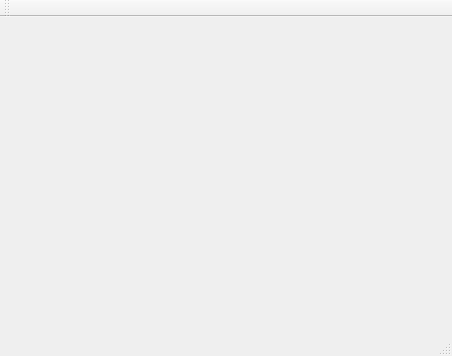
<?xml version="1.0" encoding="UTF-8"?>
<ui version="4.0">
 <class>MainWindow</class>
 <widget class="QMainWindow" name="MainWindow">
  <property name="geometry">
   <rect>
    <x>0</x>
    <y>0</y>
    <width>452</width>
    <height>356</height>
   </rect>
  </property>
  <property name="windowTitle">
   <string>MainWindow</string>
  </property>
  <widget class="QWidget" name="centralWidget"/>
  <widget class="QMenuBar" name="menuBar">
   <property name="geometry">
    <rect>
     <x>0</x>
     <y>0</y>
     <width>452</width>
     <height>22</height>
    </rect>
   </property>
  </widget>
  <widget class="QToolBar" name="mainToolBar">
   <attribute name="toolBarArea">
    <enum>TopToolBarArea</enum>
   </attribute>
   <attribute name="toolBarBreak">
    <bool>false</bool>
   </attribute>
  </widget>
  <widget class="QStatusBar" name="statusBar"/>
 </widget>
 <layoutdefault spacing="6" margin="11"/>
 <resources/>
 <connections/>
</ui>
